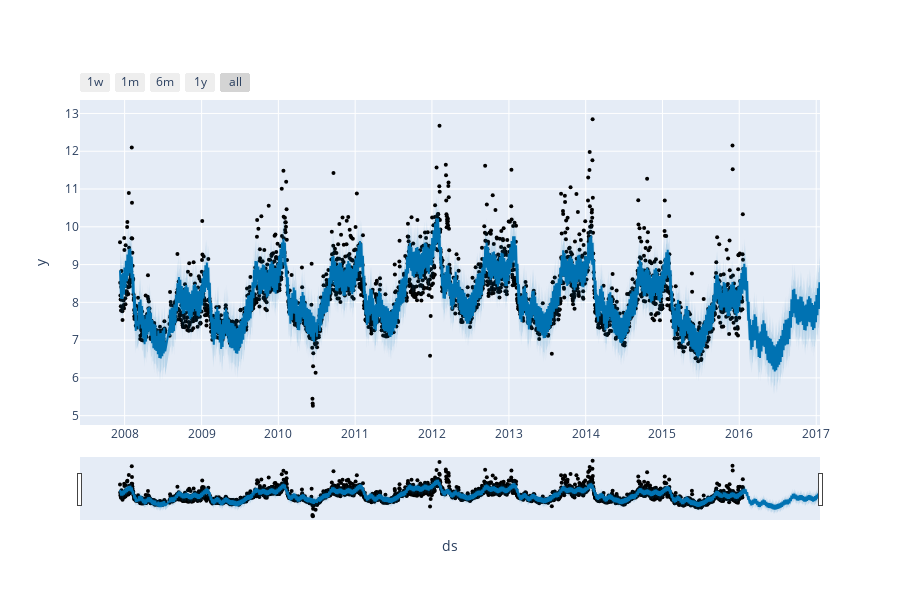

The notebook cell this image was saved under:
### Code cell
# Python
import plotly.graph_objects as go
from prophet.plot import plot_plotly, plot_components_plotly
plot_plotly(m, forecast)

### Figure 1 — Plotly figure (JSON) as saved in the notebook; plotly's stock layout.template omitted (floating-point values rounded to 4 significant figures; data arrays with more than 128 entries replaced by an {"elided": "..."} marker saying what was removed)
{"data": [{"marker": {"color": "black", "size": 4}, "mode": "markers", "name": "Actual", "type": "scatter", "x": {"elided": "2905 str values"}, "y": {"elided": "2905 float values"}}, {"hoverinfo": "skip", "line": {"width": 0}, "mode": "lines", "type": "scatter", "x": {"elided": "3270 str values"}, "y": {"elided": "3270 float values"}}, {"fill": "tonexty", "fillcolor": "rgba(0, 114, 178, 0.2)", "line": {"color": "#0072B2", "width": 2}, "mode": "lines", "name": "Predicted", "type": "scatter", "x": {"elided": "3270 str values"}, "y": {"elided": "3270 float values"}}, {"fill": "tonexty", "fillcolor": "rgba(0, 114, 178, 0.2)", "hoverinfo": "skip", "line": {"width": 0}, "mode": "lines", "type": "scatter", "x": {"elided": "3270 str values"}, "y": {"elided": "3270 float values"}}], "layout": {"height": 600, "showlegend": false, "width": 900, "xaxis": {"rangeselector": {"buttons": [{"count": 7, "label": "1w", "step": "day", "stepmode": "backward"}, {"count": 1, "label": "1m", "step": "month", "stepmode": "backward"}, {"count": 6, "label": "6m", "step": "month", "stepmode": "backward"}, {"count": 1, "label": "1y", "step": "year", "stepmode": "backward"}, {"step": "all"}]}, "rangeslider": {"visible": true}, "title": {"text": "ds"}, "type": "date"}, "yaxis": {"title": {"text": "y"}}}}
